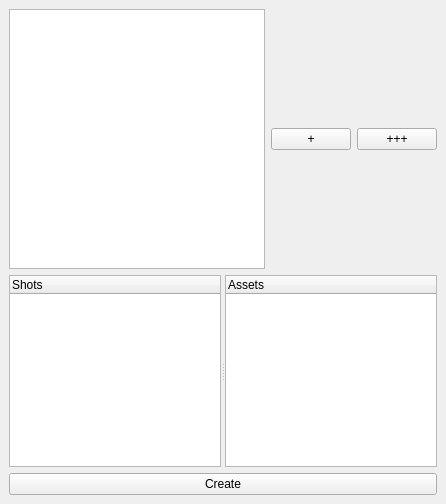
<?xml version="1.0" encoding="UTF-8"?>
<ui version="4.0">
 <class>MainWindow</class>
 <widget class="QMainWindow" name="MainWindow">
  <property name="geometry">
   <rect>
    <x>0</x>
    <y>0</y>
    <width>372</width>
    <height>504</height>
   </rect>
  </property>
  <property name="windowTitle">
   <string>MainWindow</string>
  </property>
  <widget class="QWidget" name="centralwidget">
   <layout class="QVBoxLayout" name="verticalLayout">
    <item>
     <layout class="QHBoxLayout" name="horizontalLayout">
      <item>
       <widget class="QTextEdit" name="textEdit">
        <property name="sizePolicy">
         <sizepolicy hsizetype="Fixed" vsizetype="Expanding">
          <horstretch>0</horstretch>
          <verstretch>0</verstretch>
         </sizepolicy>
        </property>
       </widget>
      </item>
      <item>
       <widget class="QPushButton" name="pushButton">
        <property name="sizePolicy">
         <sizepolicy hsizetype="Fixed" vsizetype="Fixed">
          <horstretch>0</horstretch>
          <verstretch>0</verstretch>
         </sizepolicy>
        </property>
        <property name="text">
         <string>+</string>
        </property>
       </widget>
      </item>
      <item>
       <widget class="QPushButton" name="pushButton_2">
        <property name="sizePolicy">
         <sizepolicy hsizetype="Fixed" vsizetype="Fixed">
          <horstretch>0</horstretch>
          <verstretch>0</verstretch>
         </sizepolicy>
        </property>
        <property name="text">
         <string>+++</string>
        </property>
       </widget>
      </item>
     </layout>
    </item>
    <item>
     <widget class="QSplitter" name="splitter">
      <property name="orientation">
       <enum>Qt::Horizontal</enum>
      </property>
      <widget class="QTreeWidget" name="treeWidget">
       <column>
        <property name="text">
         <string>Shots</string>
        </property>
       </column>
      </widget>
      <widget class="QTreeWidget" name="treeWidget_2">
       <column>
        <property name="text">
         <string notr="true">Assets</string>
        </property>
       </column>
      </widget>
     </widget>
    </item>
    <item>
     <widget class="QPushButton" name="pushButton_3">
      <property name="text">
       <string>Create</string>
      </property>
     </widget>
    </item>
   </layout>
  </widget>
 </widget>
 <resources/>
 <connections/>
</ui>
